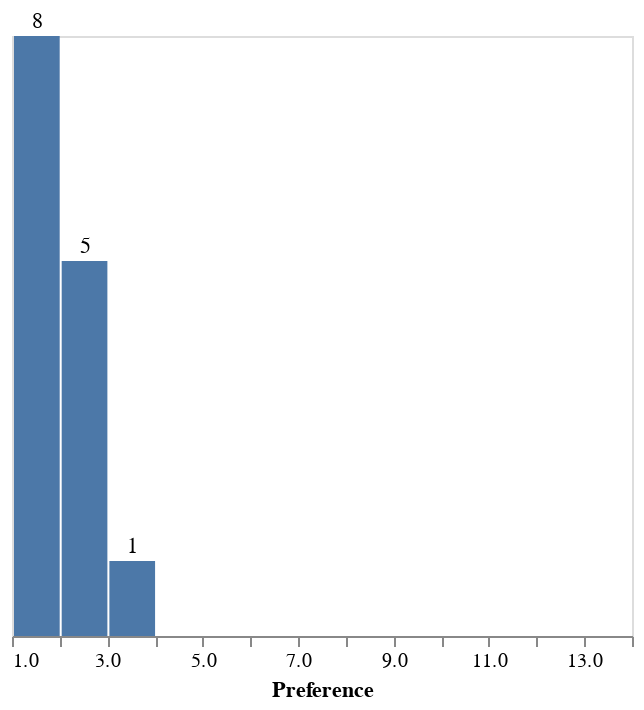

Source (notebook cell):
### Code cell
PrefGraph

### Figure 1 — Vega-Lite specification as saved in the notebook (floating-point values rounded to 4 significant figures)
{"config": {"view": {"continuousWidth": 400, "continuousHeight": 300}}, "layer": [{"mark": "bar", "encoding": {"x": {"type": "quantitative", "bin": {"extent": [1, 14], "step": 1}, "field": "Preference", "title": "Preference"}, "y": {"type": "quantitative", "aggregate": "count", "axis": null, "field": "Preference", "title": "Count"}}, "width": 310}, {"mark": {"type": "text", "align": "left", "baseline": "middle", "dx": -2, "dy": -7}, "encoding": {"text": {"type": "quantitative", "aggregate": "count", "field": "Preference"}, "x": {"type": "quantitative", "bin": {"extent": [1, 14], "step": 1}, "field": "Preference", "title": "Preference"}, "y": {"type": "quantitative", "aggregate": "count", "axis": null, "field": "Preference", "title": "Count"}}, "width": 310}], "data": {"name": "data-e061a912404c91cdc8dbe5bd9f10b330"}, "$schema": "https://vega.github.io/schema/vega-lite/v4.8.1.json", "datasets": {"data-e061a912404c91cdc8dbe5bd9f10b330": [{"Staff": 1, "Roles": 5, "Preference": 1}, {"Staff": 2, "Roles": 12, "Preference": 1}, {"Staff": 3, "Roles": 2, "Preference": 1}, {"Staff": 4, "Roles": 14, "Preference": 2}, {"Staff": 5, "Roles": 10, "Preference": 1}, {"Staff": 6, "Roles": 1, "Preference": 1}, {"Staff": 7, "Roles": 4, "Preference": 1}, {"Staff": 8, "Roles": 3, "Preference": 1}, {"Staff": 9, "Roles": 6, "Preference": 3}, {"Staff": 10, "Roles": 7, "Preference": 1}, {"Staff": 11, "Roles": 9, "Preference": 2}, {"Staff": 12, "Roles": 11, "Preference": 2}, {"Staff": 13, "Roles": 13, "Preference": 2}, {"Staff": 14, "Roles": 8, "Preference": 2}]}}
